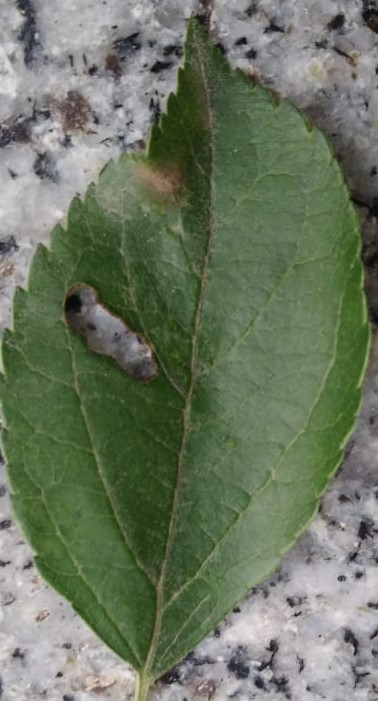
%> input picture apple/APPLE ROT LEAVES.jpeg, 378 x 701 px
$ octave --eval "result = segment_leaf(imread('apple/APPLE ROT LEAVES.jpeg'));"   (GNU Octave 9; MATLAB toolbox functions it lacks are replaced by stand-ins)
%> lines starting %> are read from the running program, lines starting %| are printed output that depends on the picture; in (x1, y1, x2, y2) boxes, pixels count from 0 and x2, y2 are one past the last pixel; in counts of white or black regions, pixels touching at a corner belong together; the program's own positions count from 1
function segmented_leaf = segment_leaf(image)
    % Convert to Grayscale
    gray_image = rgb2gray(image);
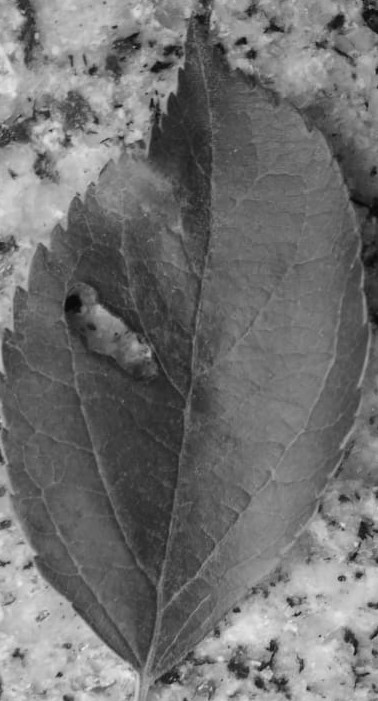
%> gray_image: size 701x378 uint8; min 7, max 238, mean 112.2

    % Thresholding
    threshold = graythresh(gray_image);
%> threshold = 0.49
    binary_image = imbinarize(gray_image, threshold);
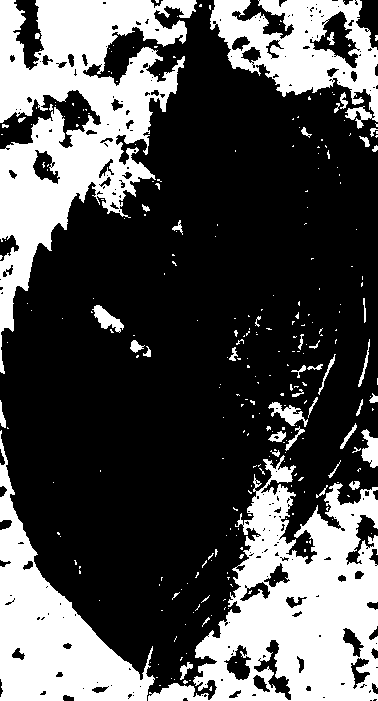
%> binary_image: size 701x378 logical; 32.1% white; 285 white regions (240 under 20 px), largest, box (x1, y1, x2, y2) and area: (0, 0, 197, 374) 29124, (148, 455, 378, 701) 26656, (0, 430, 155, 701) 14754

    % Morphological Operations
    se = strel('disk', 5); % Adjust the size of the structuring element as needed
    binary_image = imopen(binary_image, se);
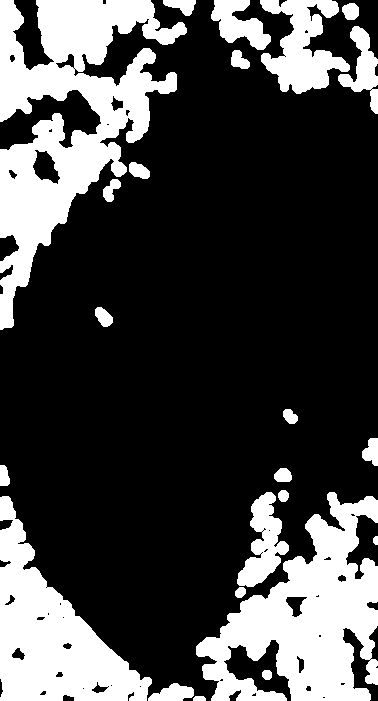
%> binary_image: size 701x378 logical; 27.2% white; 23 white regions, largest, box (x1, y1, x2, y2) and area: (0, 0, 187, 330) 25212, (196, 492, 378, 701) 19548, (0, 496, 152, 701) 14078
    binary_image = imclose(binary_image, se);
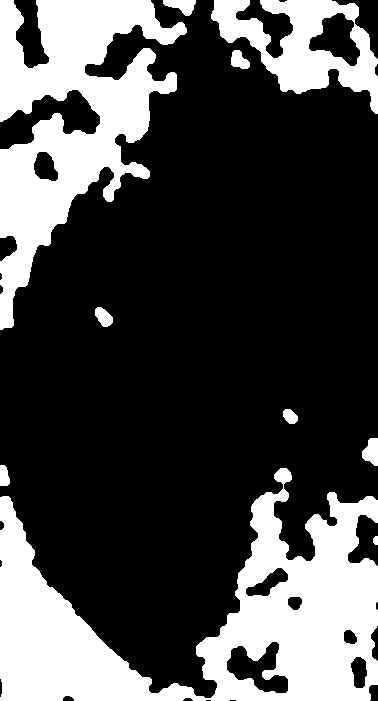
%> binary_image: size 701x378 logical; 28.6% white; 10 white regions, largest, box (x1, y1, x2, y2) and area: (0, 468, 378, 701) 39111, (0, 0, 187, 330) 26990, (211, 0, 378, 114) 8285
    binary_image = imfill(binary_image, 'holes');
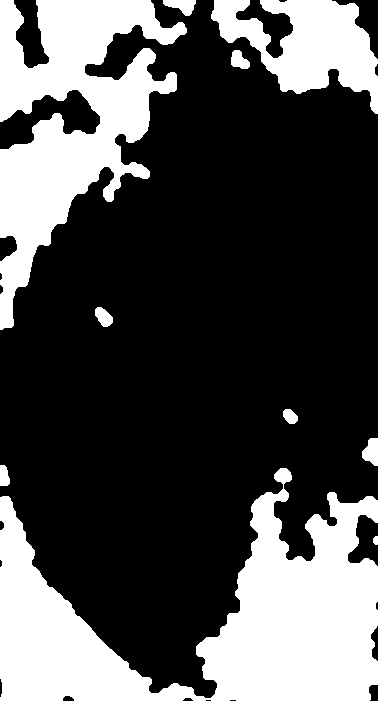
%> binary_image: size 701x378 logical; 30.5% white; 10 white regions, largest, box (x1, y1, x2, y2) and area: (0, 468, 378, 701) 41942, (0, 0, 187, 330) 27492, (211, 0, 378, 114) 9787

    % Connected Component Analysis
    cc = bwconncomp(binary_image);
%> cc = 10 connected components
    numPixels = cellfun(@numel, cc.PixelIdxList);
%> numPixels = [27492 175 41942 241 322 9787 248 165 326 39]
    [~, idx] = max(numPixels);
%> idx = 3
    largest_component = false(size(binary_image));
    largest_component(cc.PixelIdxList{idx}) = true;
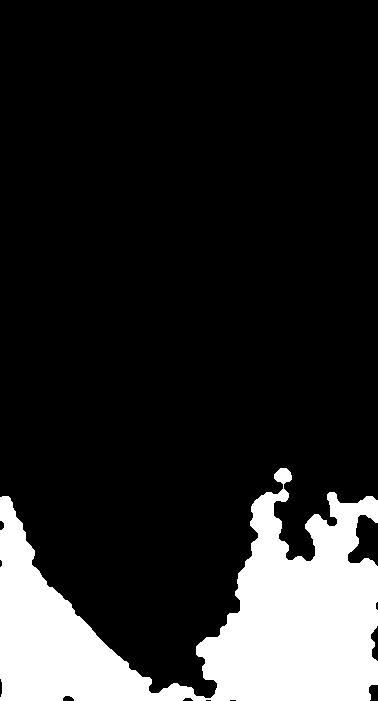
%> largest_component: size 701x378 logical; 15.8% white; 1 white region, box (x1, y1, x2, y2) and area: (0, 468, 378, 701) 41942

    % Darken the background
    segmented_leaf = image;
%> segmented_leaf is the input picture: size 701x378x3 uint8; mean R, G, B 106.9, 117.8, 96.8
    segmented_leaf(repmat(~largest_component, [1 1 3])) = segmented_leaf(repmat(~largest_component, [1 1 3])) * 0.5; % Adjust the multiplication factor (0.5) to control the darkening effect
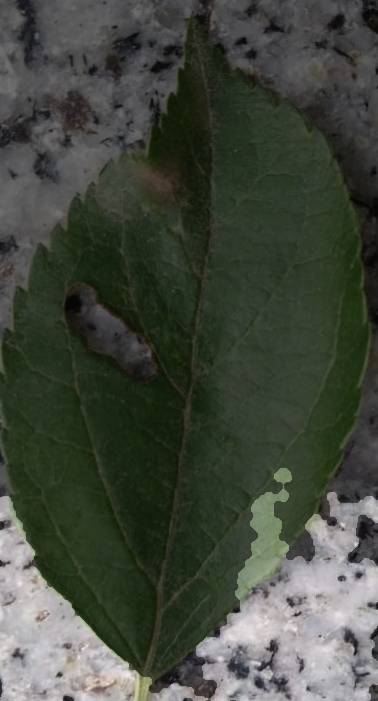
%> segmented_leaf: size 701x378x3 uint8; mean R, G, B 66.9, 72.2, 61.6
end

$ run again, on apple/LEAF BLOTCH.jpeg
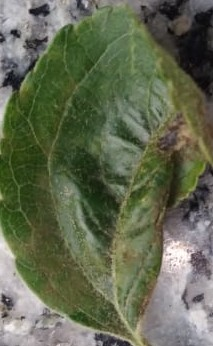
%> input picture apple/LEAF BLOTCH.jpeg, 213 x 346 px
%> threshold = 0.431
%> in segment_leaf, `binary_image = imclose(binary_image, se);`:
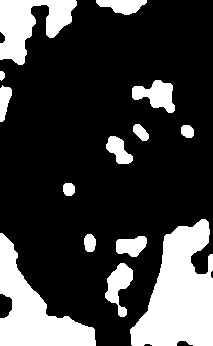
%> binary_image: size 346x213 logical; 24.4% white; 14 white regions, largest, box (x1, y1, x2, y2) and area: (130, 219, 213, 346) 6800, (0, 233, 96, 346) 4561, (0, 0, 77, 65) 2698
%> cc = 14 connected components
%> numPixels = [2698 40 293 4561 134 178 501 752 435 468 6800 814 173 141]
%> idx = 11
%> largest_component: size 346x213 logical; 9.2% white; 1 white region, box (x1, y1, x2, y2) and area: (130, 219, 213, 346) 6800
%> in segment_leaf, segmented_leaf is the input picture: size 346x213x3 uint8; mean R, G, B 98.7, 105.2, 81.5
%> in segment_leaf, `segmented_leaf(repmat(~largest_component, [1 1 3])) = segmented_leaf(r..`:
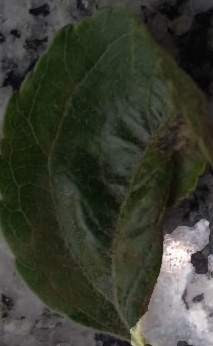
%> segmented_leaf: size 346x213x3 uint8; mean R, G, B 57.1, 60.1, 48.3

$ run again, on apple/SCAB LEAVES.jpeg
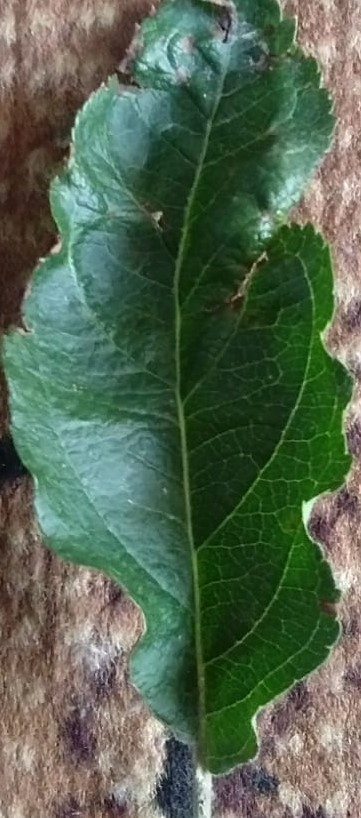
%> input picture apple/SCAB LEAVES.jpeg, 361 x 818 px
%> threshold = 0.392
%> in segment_leaf, `binary_image = imfill(binary_image, 'holes');`:
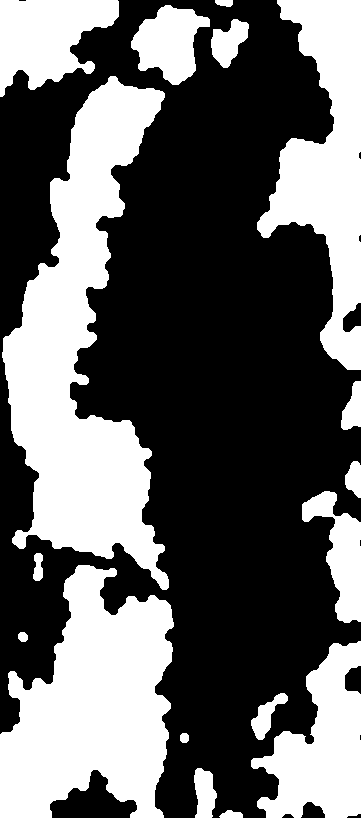
%> binary_image: size 818x361 logical; 39.6% white; 17 white regions, largest, box (x1, y1, x2, y2) and area: (2, 76, 169, 590) 38779, (0, 565, 174, 818) 29194, (257, 0, 361, 370) 18587
%> cc = 17 connected components
%> numPixels = 17 values, max 38779 at index 3, min 78 at index 7, mean 6882.7
%> idx = 3
%> largest_component: size 818x361 logical; 13.1% white; 1 white region, box (x1, y1, x2, y2) and area: (2, 76, 169, 590) 38779
%> in segment_leaf, segmented_leaf is the input picture: size 818x361x3 uint8; mean R, G, B 85.5, 103.1, 81.7
%> in segment_leaf, `segmented_leaf(repmat(~largest_component, [1 1 3])) = segmented_leaf(r..`:
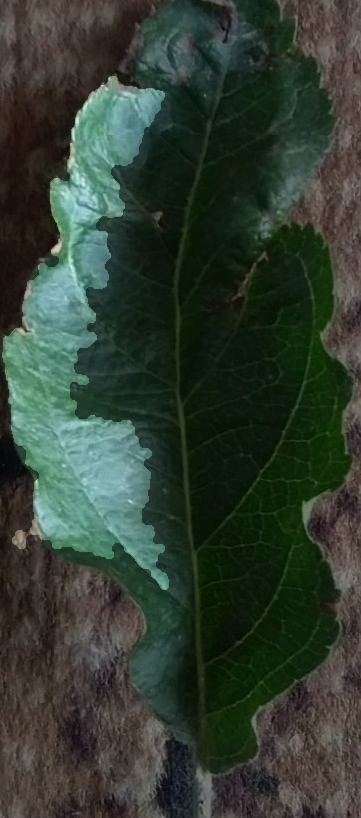
%> segmented_leaf: size 818x361x3 uint8; mean R, G, B 49.8, 61.9, 50.3
